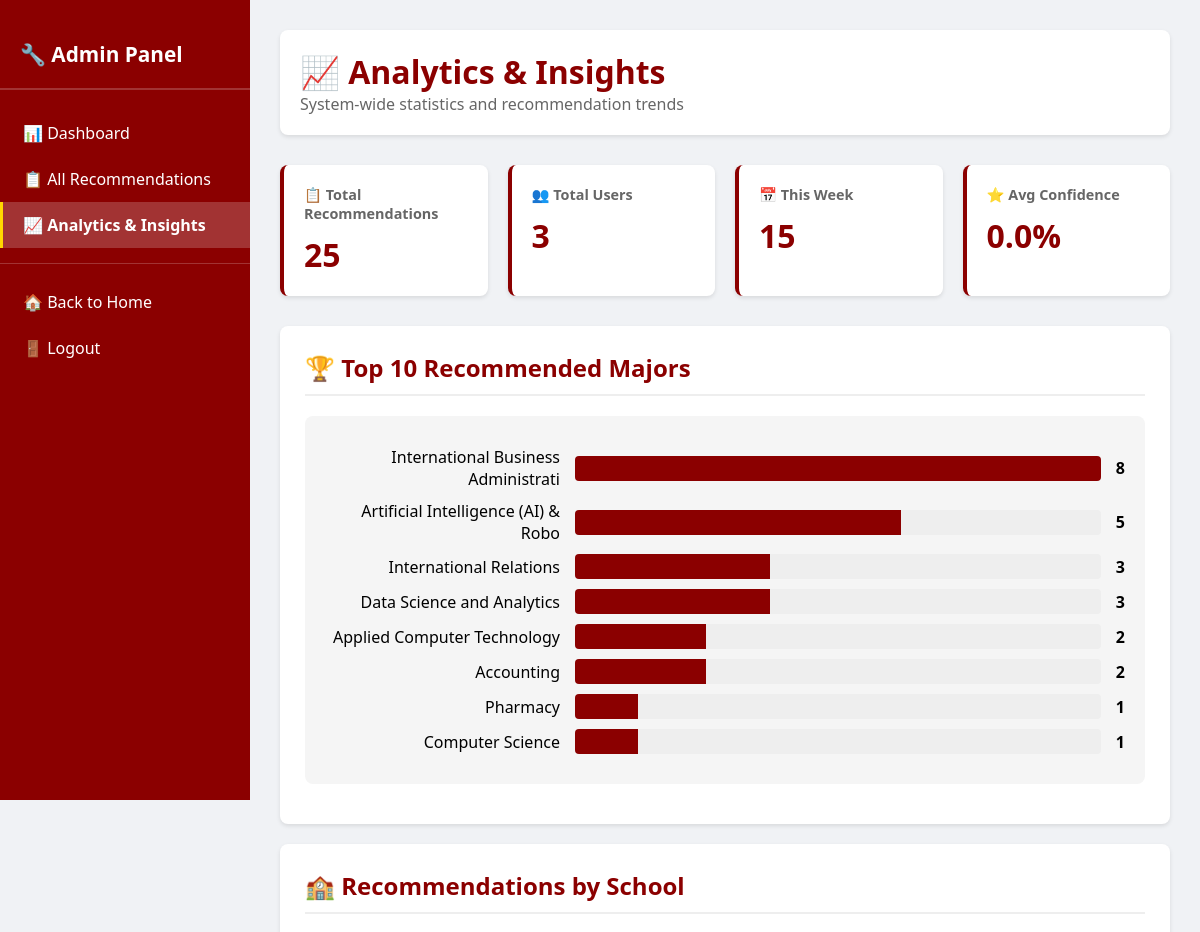
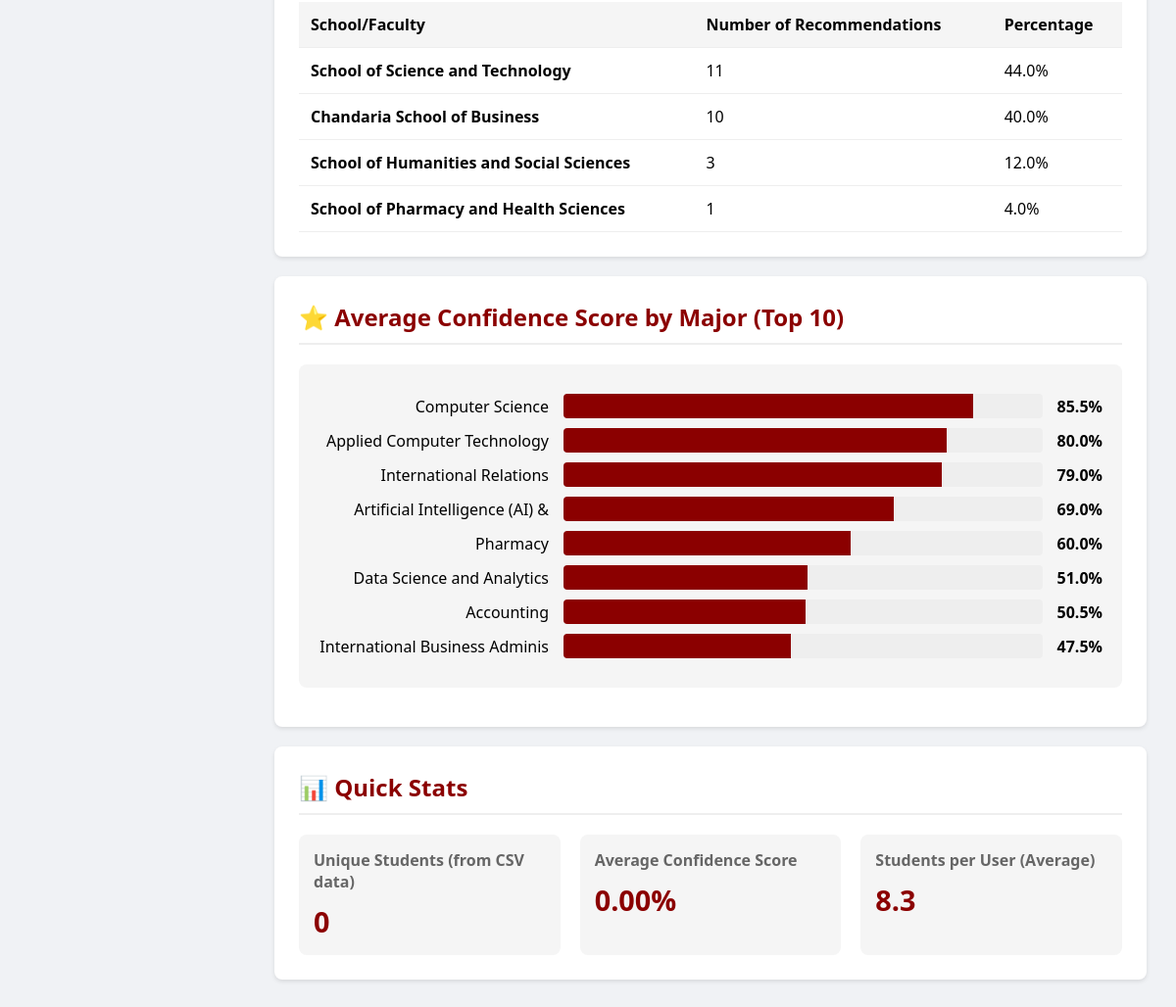
/admin/analytics (signed in), run on the app's committed database (2 pictures, top to bottom).
### app.py (models this page shows)
class Result(db.Model):
    id = db.Column(db.Integer, primary_key=True)
    major = db.Column(db.String(100), nullable=False)
    school = db.Column(db.String(100), nullable=False)
    confidence = db.Column(db.Float, nullable=False)
    timestamp = db.Column(db.DateTime, nullable=False, default=datetime.utcnow)
    user_id = db.Column(db.Integer, db.ForeignKey('user.id'), nullable=False)

### app.py (the view)
@app.route('/admin/analytics')
@login_required
def admin_analytics():
    if not current_user.is_admin:
        flash('Access Denied: Administrators only.', 'danger')
        return redirect(url_for('index'))
    total_recommendations = Result.query.count()
    total_users = User.query.count()
    top_majors = db.session.query(
        Result.major,
        func.count(Result.id).label('count')
    ).group_by(Result.major).order_by(desc(func.count(Result.id))).limit(10).all()
    top_schools = db.session.query(
        Result.school,
        func.count(Result.id).label('count')
    ).group_by(Result.school).order_by(desc(func.count(Result.id))).all()
    avg_confidence = db.session.query(
        Result.major,
        func.avg(Result.confidence).label('avg_conf')
    ).group_by(Result.major).order_by(desc(func.avg(Result.confidence))).limit(10).all()
    from datetime import timedelta
    week_ago = datetime.utcnow() - timedelta(days=7)
    recent_count = Result.query.filter(Result.timestamp >= week_ago).count()
    analytics_data = {
        'total_recommendations': total_recommendations,
        'total_users': total_users,
        'top_majors': top_majors,
        'top_schools': top_schools,
        'avg_confidence': avg_confidence,
        'last_week_count': recent_count,
        'csv_stats': get_recommendation_statistics()
    }
    return render_template('admin_analytics.html', analytics=analytics_data)

### app.py (called while the page is built)
@login_manager.user_loader
def load_user(user_id):
    return db.session.get(User, int(user_id))

### model_training.py (called while the page is built, shortened)
def get_recommendation_statistics():
    if not os.path.exists(DATA_FILE):
        return {
            'total_recommendations': 0,
            'message': 'No data collected yet.'
        }

### templates/admin_analytics.html (shortened to what this page needs)
<!DOCTYPE html>
<html lang="en">
<head>
</head>
<body>
<div class="admin-container">
    <div class="sidebar">
        <h2>🔧 Admin Panel</h2>
        <a href="{{ url_for('admin') }}" class="nav-item">📊 Dashboard</a>
        <a href="{{ url_for('admin_recommendations') }}" class="nav-item">📋 All Recommendations</a>
        <a href="{{ url_for('admin_analytics') }}" class="nav-item active">📈 Analytics & Insights</a>
        <hr style="border: none; border-top: 1px solid rgba(255,255,255,0.2); margin: 15px 0;">
        <a href="{{ url_for('index') }}" class="nav-item">🏠 Back to Home</a>
        <a href="{{ url_for('logout') }}" class="nav-item">🚪 Logout</a>
    </div>
    <div class="main-content">
        <div class="admin-header">
            <h1>📈 Analytics & Insights</h1>
            <p style="color: #666;">System-wide statistics and recommendation trends</p>
        </div>
        <div class="stats-grid">
            <div class="stat-card">
                <h3>📋 Total Recommendations</h3>
                <div class="value">{{ analytics.total_recommendations }}</div>
            </div>
            <div class="stat-card">
                <h3>👥 Total Users</h3>
                <div class="value">{{ analytics.total_users }}</div>
            </div>
            <div class="stat-card">
                <h3>📅 This Week</h3>
                <div class="value">{{ analytics.last_week_count }}</div>
            </div>
            <div class="stat-card">
                <h3>⭐ Avg Confidence</h3>
                <div class="value">{{ "%.1f"|format(analytics.csv_stats.avg_confidence or 0) }}%</div>
            </div>
        </div>
        <div class="content-section">
            <h2>🏆 Top 10 Recommended Majors</h2>
            {% if analytics.top_majors %}
                <div class="chart">
                    {% for major, count in analytics.top_majors %}
                        <div class="bar">
                            <div class="bar-label">{{ major[:35] }}</div>
                            <div class="bar-container">
                                <div class="bar-fill" style="width: {{ (count / analytics.top_majors[0][1] * 100)|int }}%"></div>
                            </div>
                            <div class="bar-value">{{ count }}</div>
                        </div>
                    {% endfor %}
                </div>
            {% else %}
                <p style="color: #999;">No data available</p>
            {% endif %}
        </div>
        <div class="content-section">
            <h2>🏫 Recommendations by School</h2>
            {% if analytics.top_schools %}
                <div class="table-responsive">
                    <table>
                        <thead>
                            <tr>
                                <th>School/Faculty</th>
                                <th>Number of Recommendations</th>
                                <th>Percentage</th>
                            </tr>
                        </thead>
                        <tbody>
                            {% for school, count in analytics.top_schools %}
                                <tr>
                                    <td><strong>{{ school }}</strong></td>
                                    <td>{{ count }}</td>
                                    <td>{{ "%.1f"|format((count / analytics.total_recommendations * 100) if analytics.total_recommendations > 0 else 0) }}%</td>
                                </tr>
                            {% endfor %}
                        </tbody>
                    </table>
                </div>
            {% else %}
                <p style="color: #999;">No data available</p>
            {% endif %}
        </div>
        <div class="content-section">
            <h2>⭐ Average Confidence Score by Major (Top 10)</h2>
            {% if analytics.avg_confidence %}
                <div class="chart">
                    {% for major, avg_conf in analytics.avg_confidence %}
                        <div class="bar">
                            <div class="bar-label">{{ major[:30] }}</div>
                            <div class="bar-container">
                                <div class="bar-fill" style="width: {{ avg_conf }}%"></div>
                            </div>
                            <div class="bar-value">{{ "%.1f"|format(avg_conf) }}%</div>
                        </div>
                    {% endfor %}
                </div>
            {% else %}
                <p style="color: #999;">No data available</p>
            {% endif %}
        </div>
        <div class="content-section">
            <h2>📊 Quick Stats</h2>
            <div style="display: grid; grid-template-columns: repeat(auto-fit, minmax(250px, 1fr)); gap: 20px;">
                <div style="padding: 15px; background: #f5f5f5; border-radius: 8px;">
                    <p style="color: #666; margin-bottom: 10px;"><strong>Unique Students (from CSV data)</strong></p>
                    <p style="font-size: 1.8em; color: #8B0000; font-weight: bold;">{{ analytics.csv_stats.unique_students or 0 }}</p>
                </div>
                <div style="padding: 15px; background: #f5f5f5; border-radius: 8px;">
                    <p style="color: #666; margin-bottom: 10px;"><strong>Average Confidence Score</strong></p>
                    <p style="font-size: 1.8em; color: #8B0000; font-weight: bold;">{{ "%.2f"|format(analytics.csv_stats.avg_confidence or 0) }}%</p>
                </div>
                <div style="padding: 15px; background: #f5f5f5; border-radius: 8px;">
                    <p style="color: #666; margin-bottom: 10px;"><strong>Students per User (Average)</strong></p>
                    {% if analytics.total_users > 0 %}
                        <p style="font-size: 1.8em; color: #8B0000; font-weight: bold;">{{ "%.1f"|format(analytics.total_recommendations / analytics.total_users) }}</p>
                    {% else %}
                        <p style="font-size: 1.8em; color: #8B0000; font-weight: bold;">--</p>
                    {% endif %}
                </div>
            </div>
        </div>
    </div>
</div>
</body>
</html>

### templates/admin_analytics.html (style rules this page uses)
* { margin: 0; padding: 0; box-sizing: border-box; }
body { font-family: 'Segoe UI', sans-serif; background-color: #f0f2f5; }
.admin-container { display: flex; min-height: 100vh; }
.sidebar { width: 250px; background-color: #8B0000; color: white; padding: 20px 0; position: fixed; height: 100vh; overflow-y: auto; }
.sidebar h2 { padding: 20px; font-size: 1.3em; border-bottom: 2px solid rgba(255,255,255,0.2); margin-bottom: 20px; }
.nav-item { padding: 12px 20px; text-decoration: none; display: block; color: white; border-left: 3px solid transparent; transition: all 0.3s; }
.nav-item.active { background-color: rgba(255,255,255,0.2); border-left-color: #FFD700; font-weight: bold; }
.main-content { margin-left: 250px; padding: 30px; width: calc(100% - 250px); }
.admin-header { background: white; padding: 20px; border-radius: 8px; margin-bottom: 30px; box-shadow: 0 2px 4px rgba(0,0,0,0.1); }
.admin-header h1 { color: #8B0000; }
.stats-grid { display: grid; grid-template-columns: repeat(auto-fit, minmax(200px, 1fr)); gap: 20px; margin-bottom: 30px; }
.stat-card { background: white; padding: 20px; border-radius: 8px; box-shadow: 0 2px 4px rgba(0,0,0,0.1); border-left: 4px solid #8B0000; }
.stat-card h3 { color: #666; font-size: 0.9em; margin-bottom: 10px; }
.stat-card .value { font-size: 2em; font-weight: bold; color: #8B0000; }
.content-section { background: white; padding: 25px; border-radius: 8px; box-shadow: 0 2px 4px rgba(0,0,0,0.1); margin-bottom: 20px; }
.content-section h2 { color: #8B0000; margin-bottom: 20px; padding-bottom: 10px; border-bottom: 2px solid #eee; }
table { width: 100%; border-collapse: collapse; margin-top: 15px; }
th, td { padding: 12px; text-align: left; border-bottom: 1px solid #eee; }
th { background-color: #f5f5f5; font-weight: 600; }
.chart { background: #f5f5f5; padding: 20px; border-radius: 8px; margin: 15px 0; }
.bar { display: flex; align-items: center; margin: 10px 0; }
.bar-label { width: 250px; text-align: right; padding-right: 15px; font-weight: 500; }
.bar-container { flex: 1; background: #eee; height: 25px; border-radius: 4px; overflow: hidden; }
.bar-fill { background: #8B0000; height: 100%; transition: width 0.3s; }
.bar-value { padding-left: 15px; font-weight: bold; }

### data on the page
Result: major "Pharmacy", {{ (count / analytics.top_majors[0][1] * 100)|int }} 12 (drawn), user "1", school "School of Pharmacy and Health Sciences", total_recommendations "4.0", confidence "60.0"
Result: major "Computer Science", {{ (count / analytics.top_majors[0][1] * 100)|int }} 12 (drawn), user "1", confidence "85.5"

### other printed values
{{ analytics.total_recommendations }} "25"
{{ analytics.total_users }} "3"
{{ analytics.last_week_count }} "15"
{{ "%.1f"|format(analytics.csv_stats.avg_confidence or 0) }} "0.0"
{{ major[:35] }} "International Business Administrati" "Artificial Intelligence (AI) & Robo" "International Relations" "Data Science and Analytics" "Applied Computer Technology" "Accounting"
{{ count }} "8" "5" "3" "3" "2" "2"
{{ school }} "School of Science and Technology" "Chandaria School of Business" "School of Humanities and Social Sciences"
{{ count }} "11" "10" "3"
{{ major[:30] }} "Applied Computer Technology" "International Relations" "Artificial Intelligence (AI) &" "Data Science and Analytics" "Accounting" "International Business Adminis"
{{ "%.1f"|format(avg_conf) }} "80.0" "79.0" "69.0" "51.0" "50.5" "47.5"
{{ analytics.csv_stats.unique_students or 0 }} "0"
{{ "%.2f"|format(analytics.csv_stats.avg_confidence or 0) }} "0.00"
{{ "%.1f"|format(analytics.total_recommendations / analytics.total_users) }} "8.3"
